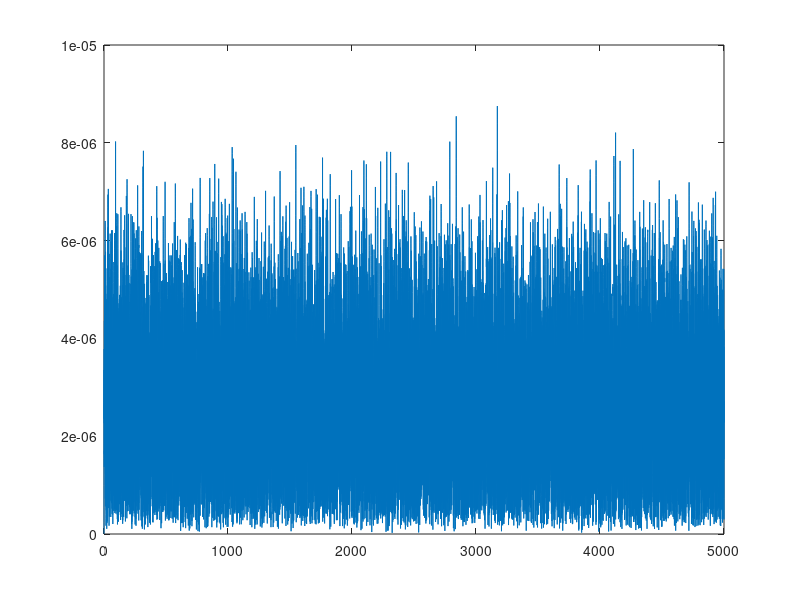

Source code (MATLAB):
clc
clear all
close all

load('series11.mat')
PdBm = series11(:,2);
time = series11(:,1); 

plot(time, PdBm)

Pw = 10*exp((1/10)*PdBm)*1e-3;

plot(time, Pw)